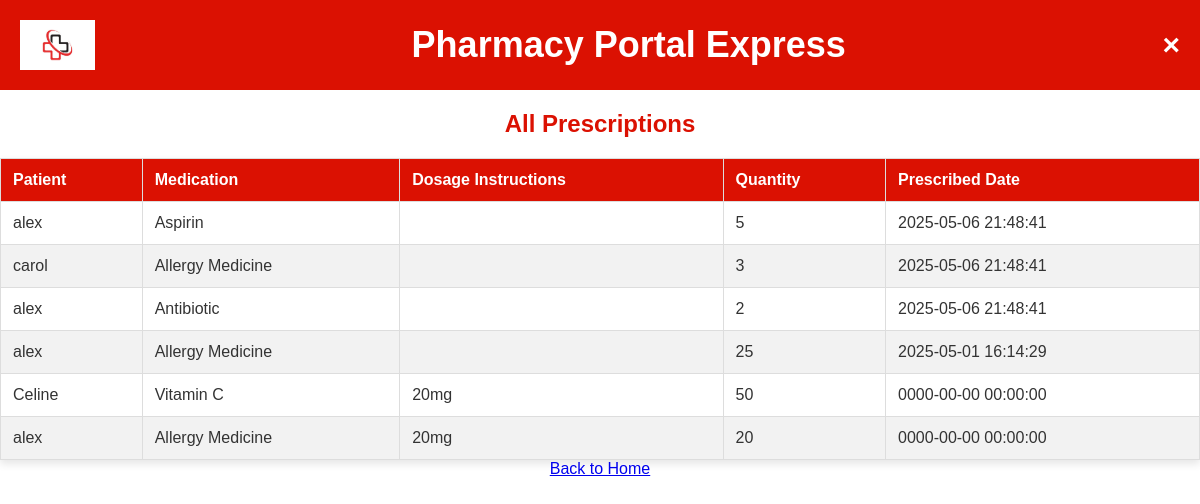
Page /pharmacyServer.php?action=viewAllPrescriptions (signed in) on the committed database.
### tables this page shows
CREATE TABLE `prescriptions` (
  `prescriptionId` int(11) NOT NULL,
  `userId` int(11) NOT NULL,
  `medicationId` int(11) NOT NULL,
  `prescribedDate` datetime NOT NULL,
  `dosageInstructions` varchar(200) DEFAULT NULL,
  `quantity` int(11) NOT NULL,
  `refillCount` int(11) DEFAULT 0
);

CREATE TABLE `users` (
  `userId` int(11) NOT NULL,
  `userName` varchar(45) NOT NULL,
  `contactInfo` varchar(200) DEFAULT NULL,
  `userType` enum('pharmacist','patient') DEFAULT NULL,
  `password` varchar(255) DEFAULT NULL,
  `email` varchar(255) DEFAULT NULL
);

CREATE TABLE `medications` (
  `medicationId` int(11) NOT NULL,
  `medicationName` varchar(45) NOT NULL,
  `dosage` varchar(45) NOT NULL,
  `manufacturer` varchar(100) DEFAULT NULL,
  `quantityAvailable` int(11) NOT NULL DEFAULT 0
);

### PharmacyDatabase.php (called while the page is built, shortened)
<?php
class PharmacyDatabase {
    private $pdo;
    public function __construct() {
        $host = 'localhost';
        $dbname = 'pharma_portal_db';
        $username = 'root';
        $password = '';
        try {
            $this->pdo = new PDO("mysql:host=$host;dbname=$dbname", $username, $password);
            $this->pdo->setAttribute(PDO::ATTR_ERRMODE, PDO::ERRMODE_EXCEPTION);
        } catch (PDOException $e) {
            die("Database Connection Failed: " . $e->getMessage());
        }
    }
   public function getAllPrescriptions() {
    $sql = "SELECT prescriptions.*, medications.medicationName, users.username
            FROM prescriptions
            JOIN medications ON prescriptions.medicationId = medications.medicationId
            JOIN users ON prescriptions.userId = users.userId";
    $stmt = $this->pdo->prepare($sql);
    $stmt->execute();
    return $stmt->fetchAll(PDO::FETCH_ASSOC);
}
}
?>

### viewAllPrescriptions.php (the view, shortened to what this page needs)
<?php
require_once 'PharmacyDatabase.php';
$db = new PharmacyDatabase();
$prescriptions = $db->getAllPrescriptions();
?>
<!DOCTYPE html>
<html lang="en">
<head>
    <link rel="stylesheet" href="style.css">
</head>
<body>
    <header>
        <img src="logo.jpg" alt="Pharmacy Logo">
        <h1>Pharmacy Portal Express</h1>
        <a href="logout.php" class="cross-icon">&times;</a>
    </header>
    <h2>All Prescriptions</h2>
    <table>
        <thead>
            <tr>
                <th>Patient</th>
                <th>Medication</th>
                <th>Dosage Instructions</th>
                <th>Quantity</th>
                <th>Prescribed Date</th>
            </tr>
        </thead>
        <tbody>
            <?php if (empty($prescriptions)): ?>
                <tr><td colspan="5">No prescriptions found.</td></tr>
            <?php else: ?>
                <?php foreach ($prescriptions as $prescription): ?>
                    <tr>
                        <td><?= htmlspecialchars($prescription['username']) ?></td>
                        <td><?= htmlspecialchars($prescription['medicationName']) ?></td>
                        <td><?= htmlspecialchars($prescription['dosageInstructions']) ?></td>
                        <td><?= htmlspecialchars($prescription['quantity']) ?></td>
                        <td><?= htmlspecialchars($prescription['prescribedDate']) ?></td>
                    </tr>
                <?php endforeach; ?>
            <?php endif; ?>
        </tbody>
    </table>
    <a href="PharmacyServer.php">Back to Home</a>
</body>
</html>

### style.css (style rules this page uses)
body { font-family: 'Arial', sans-serif; margin: 0; padding: 0; background-color: #fff; color: #333; text-align: center; }
header { background-color: #db1102; padding: 20px; display: flex; justify-content: space-between; align-items: center; width: 100%; box-sizing: border-box; }
header h1 { margin: 0; font-size: 36px; flex-grow: 1; text-align: center; }
header img { height: 50px; width: auto; }
.cross-icon { font-size: 30px; color: white; font-weight: bold; text-decoration: none; margin-left: auto; transition: color 0.3s ease; }
h1 { text-align: center; color: white; }
h2 { font-size: 24px; margin-bottom: 20px; color: #db1102; }
table { width: 100%; border-collapse: collapse; margin-top: 20px; background-color: #fff; box-shadow: 0 4px 8px rgba(0,0,0,0.1); }
th, td { padding: 12px; text-align: left; border: 1px solid #ddd; }
th { background-color: #db1102; color: white; }
tr:nth-child(even) { background-color: #f2f2f2; }

### rows in the picture
prescriptions: userId.userName "alex", medicationId.medicationName "Aspirin", quantity "5", prescribedDate "2025-05-06 21:48:41"
prescriptions: userId.userName "carol", medicationId.medicationName "Allergy Medicine", quantity "3", prescribedDate "2025-05-06 21:48:41"
prescriptions: userId.userName "alex", medicationId.medicationName "Antibiotic", quantity "2", prescribedDate "2025-05-06 21:48:41"
prescriptions: userId.userName "alex", medicationId.medicationName "Allergy Medicine", quantity "25", prescribedDate "2025-05-01 16:14:29"
prescriptions: userId.userName "Celine", medicationId.medicationName "Vitamin C", dosageInstructions "20mg", quantity "50", prescribedDate "0000-00-00 00:00:00"
prescriptions: userId.userName "alex", medicationId.medicationName "Allergy Medicine", dosageInstructions "20mg", quantity "20", prescribedDate "0000-00-00 00:00:00"
